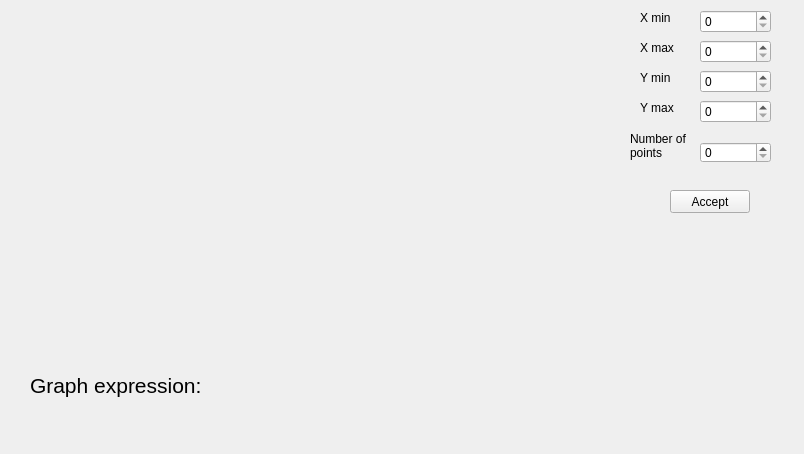
<?xml version="1.0" encoding="UTF-8"?>
<ui version="4.0">
 <class>PlotWindow</class>
 <widget class="QWidget" name="PlotWindow">
  <property name="geometry">
   <rect>
    <x>0</x>
    <y>0</y>
    <width>804</width>
    <height>454</height>
   </rect>
  </property>
  <property name="sizePolicy">
   <sizepolicy hsizetype="Fixed" vsizetype="Fixed">
    <horstretch>0</horstretch>
    <verstretch>0</verstretch>
   </sizepolicy>
  </property>
  <property name="windowTitle">
   <string>PlotWindow</string>
  </property>
  <widget class="QCustomPlot" name="widget" native="true">
   <property name="geometry">
    <rect>
     <x>10</x>
     <y>10</y>
     <width>601</width>
     <height>351</height>
    </rect>
   </property>
  </widget>
  <widget class="QSpinBox" name="spinBoxXMax">
   <property name="geometry">
    <rect>
     <x>700</x>
     <y>40</y>
     <width>71</width>
     <height>23</height>
    </rect>
   </property>
  </widget>
  <widget class="QSpinBox" name="spinBoxXMin">
   <property name="geometry">
    <rect>
     <x>700</x>
     <y>10</y>
     <width>71</width>
     <height>23</height>
    </rect>
   </property>
  </widget>
  <widget class="QLabel" name="label">
   <property name="geometry">
    <rect>
     <x>30</x>
     <y>370</y>
     <width>181</width>
     <height>31</height>
    </rect>
   </property>
   <property name="font">
    <font>
     <pointsize>16</pointsize>
    </font>
   </property>
   <property name="text">
    <string>Graph expression:</string>
   </property>
  </widget>
  <widget class="QLabel" name="labelExpression">
   <property name="geometry">
    <rect>
     <x>210</x>
     <y>370</y>
     <width>531</width>
     <height>31</height>
    </rect>
   </property>
   <property name="font">
    <font>
     <pointsize>16</pointsize>
    </font>
   </property>
   <property name="text">
    <string/>
   </property>
  </widget>
  <widget class="QLabel" name="labelXMin">
   <property name="geometry">
    <rect>
     <x>640</x>
     <y>10</y>
     <width>58</width>
     <height>15</height>
    </rect>
   </property>
   <property name="text">
    <string>X min</string>
   </property>
  </widget>
  <widget class="QLabel" name="labelXMax">
   <property name="geometry">
    <rect>
     <x>640</x>
     <y>40</y>
     <width>58</width>
     <height>15</height>
    </rect>
   </property>
   <property name="text">
    <string>X max</string>
   </property>
  </widget>
  <widget class="QLabel" name="labelYMax">
   <property name="geometry">
    <rect>
     <x>640</x>
     <y>100</y>
     <width>58</width>
     <height>15</height>
    </rect>
   </property>
   <property name="text">
    <string>Y max</string>
   </property>
  </widget>
  <widget class="QLabel" name="labelYMin">
   <property name="geometry">
    <rect>
     <x>640</x>
     <y>70</y>
     <width>58</width>
     <height>15</height>
    </rect>
   </property>
   <property name="text">
    <string>Y min</string>
   </property>
  </widget>
  <widget class="QSpinBox" name="spinBoxYMin">
   <property name="geometry">
    <rect>
     <x>700</x>
     <y>70</y>
     <width>71</width>
     <height>23</height>
    </rect>
   </property>
  </widget>
  <widget class="QSpinBox" name="spinBoxYMax">
   <property name="geometry">
    <rect>
     <x>700</x>
     <y>100</y>
     <width>71</width>
     <height>23</height>
    </rect>
   </property>
  </widget>
  <widget class="QPushButton" name="pushButtonAccept">
   <property name="geometry">
    <rect>
     <x>670</x>
     <y>190</y>
     <width>80</width>
     <height>23</height>
    </rect>
   </property>
   <property name="text">
    <string>Accept</string>
   </property>
  </widget>
  <widget class="QLabel" name="labelNumPoints">
   <property name="geometry">
    <rect>
     <x>630</x>
     <y>130</y>
     <width>61</width>
     <height>31</height>
    </rect>
   </property>
   <property name="text">
    <string>Number of points</string>
   </property>
   <property name="wordWrap">
    <bool>true</bool>
   </property>
  </widget>
  <widget class="QSpinBox" name="spinBoxNumPoints">
   <property name="geometry">
    <rect>
     <x>700</x>
     <y>142</y>
     <width>71</width>
     <height>21</height>
    </rect>
   </property>
  </widget>
 </widget>
 <customwidgets>
  <customwidget>
   <class>QCustomPlot</class>
   <extends>QWidget</extends>
   <header>qcustomplot.h</header>
   <container>1</container>
  </customwidget>
 </customwidgets>
 <resources/>
 <connections/>
</ui>
